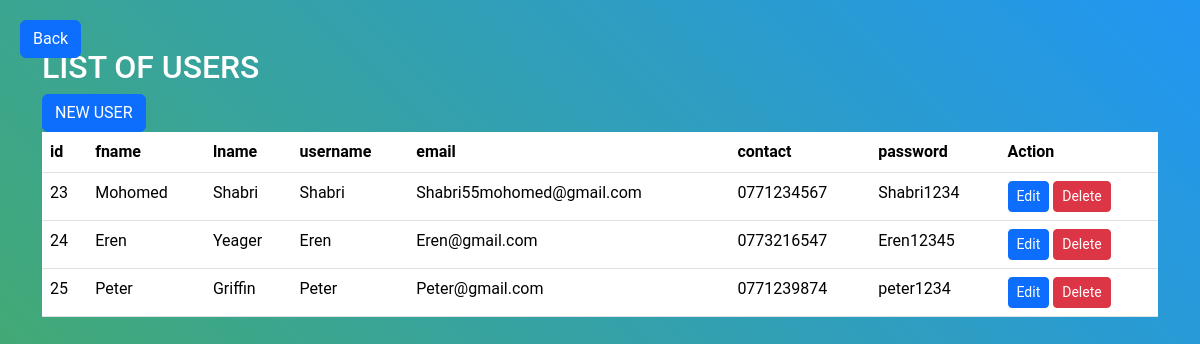
The page / on the database its author committed.
### tables this page shows
CREATE TABLE `users` (
  `id` int(11) NOT NULL,
  `firstName` varchar(55) NOT NULL,
  `lastName` varchar(55) NOT NULL,
  `username` varchar(55) NOT NULL,
  `email` varchar(55) NOT NULL,
  `contactNo` varchar(10) NOT NULL,
  `password` varchar(225) NOT NULL
);

### index.php (the view, shortened to what this page needs)
<!DOCTYPE html>
<html lang="en">
<head>
    <link rel="stylesheet" href="https://cdn.jsdelivr.net/npm/bootstrap@5.3.2/dist/css/bootstrap.min.css">
</head>
<body>
    <a class="btn btn-primary back-button" href="adminhome.php">
        <i class="fas fa-arrow-left"></i> Back
    </a>
    <div class="container my-5">
        <h2> LIST OF USERS </h2>
            <a class="btn btn-primary" href="addusers.php" role="button">NEW USER</a>
            <br>
            <table class="table">
                <thead>
                    <tr>
                        <th>id</th>
                        <th>fname</th>
                        <th>lname</th>
                        <th>username</th>
                        <th>email</th>
                        <th>contact</th>
                        <th>password</th>
                        <th>Action</th>
                    </tr>
                </thead>
                <tbody>
                    <?php
                        $servername = "localhost";
                        $username = "root";
                        $password = "";
                        $database = "The_Outer_Clove";
                        $connection = new mysqli($servername,$username,$password,$database);
                        $sql = "SELECT * FROM users";
                        $result = $connection->query($sql);
                        while ($row = $result->fetch_assoc()) {
                            echo "
                                <tr>
                                    <td>$row[id]</td>
                                    <td>$row[firstName]</td>
                                    <td>$row[lastName]</td>
                                    <td>$row[username]</td>
                                    <td>$row[email]</td>
                                    <td>$row[contactNo]</td>
                                    <td>$row[password]</td>
                                    <td>
                                        <a class='btn btn-primary btn-sm' href='edit.php?id=$row[id]'>Edit</a>
                                        <a class='btn btn-danger btn-sm' href='delete.php?id=$row[id]'>Delete</a>
                                    </td>
                                </tr>";
                        }
                    ?>
                </tbody>
            </table>
    </div>
</body>
</html>

### index.php (style rules this page uses)
body { font-family: 'Roboto', sans-serif; background: linear-gradient(45deg, #4CAF50, #2196F3); color: #fff; margin: 0; display: flex; justify-content: center; min-height: 100vh; }
.back-button { position: fixed; top: 20px; left: 20px; }

### rows shown on the page
users: id "23", firstName "Mohomed", lastName "Shabri", username "Shabri", email "Shabri55mohomed@gmail.com", contactNo "0771234567", password "Shabri1234"
users: id "24", firstName "Eren", lastName "Yeager", username "Eren", email "Eren@gmail.com", contactNo "0773216547", password "Eren12345"
users: id "25", firstName "Peter", lastName "Griffin", username "Peter", email "Peter@gmail.com", contactNo "0771239874", password "peter1234"
